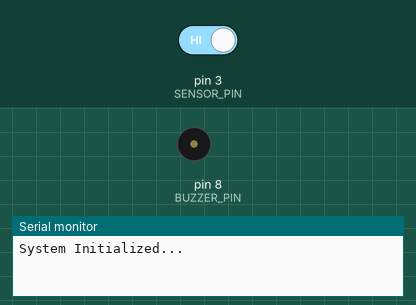
This sketch was run on a simulated Arduino Uno, built with avr-gcc and run on an emulated ATmega328P. On the bench: buzzer (waves = sounding, pin HIGH), the last lines printed to the serial monitor. The test bench sets the inputs (shaded band); at power-on: pin 3 (SENSOR_PIN) HIGH.

Above: at 1.2 s.
1.3 s: pin 3 (SENSOR_PIN) driven LOW
At 4.45 s:
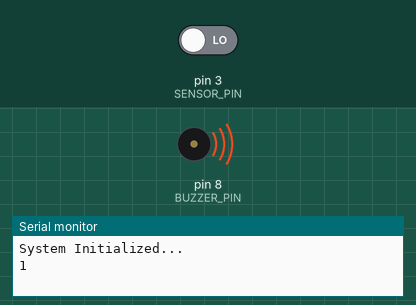
Timing chart, 0 to 8.9 s (numbered marks = the images above; inputs shaded):
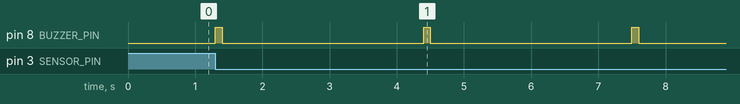

The sketch:

sketch_apr24a.ino
```cpp
const int SENSOR_PIN = 3;
const int BUZZER_PIN = 8;

void setup() {
  // put your setup code here, to run once:
  pinMode(SENSOR_PIN, INPUT);
  pinMode(BUZZER_PIN, OUTPUT);
  Serial.begin(9600);

  Serial.println("System Initialized...");

}

void loop() {
  if(digitalRead(SENSOR_PIN) == LOW){
    // Short chime for feedback
    digitalWrite(BUZZER_PIN, HIGH);
    delay(100);
    digitalWrite(BUZZER_PIN, LOW);


    Serial.println('1'); // Sends the byte '1' to the serial monitor to indicate a person has been detected

    // Cooldown to prevent multiple counts for one person
    delay(3000);
  }
}
```

Measured:
- after the input at 1.3 s, pin 8 (BUZZER_PIN): alternates HIGH for 0.10 s and LOW for 3.0 s, starting at once
